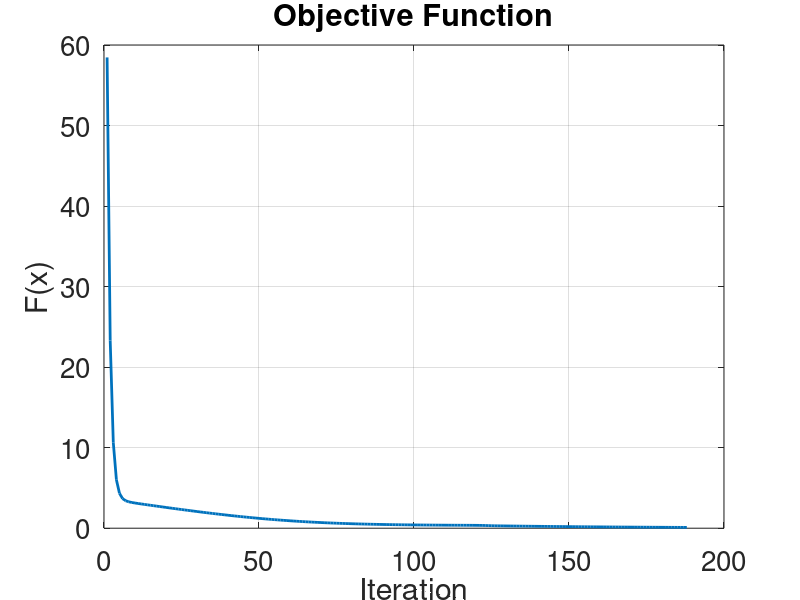

This chart was generated by the following MATLAB code:
clear all;
close all;
clc;
set(0, 'DefaultAxesFontSize', 20);
set(0, 'DefaultTextFontSize', 20);

% Multi-variate vector-valued function G(x)
G = @(x) [
    3*x(1) - cos(x(2)*x(3)) - 3/2           ;
    4*x(1)^2 - 625*x(2)^2 + 2*x(2) - 1      ;
    exp(-x(1)*x(2)) + 20*x(3) + (10*pi-3)/3];

% Jacobian of G
JG = @(x) [
    3,                     sin(x(2)*x(3))*x(3),   sin(x(2)*x(3))*x(2) ;
    8*x(1),                -1250*x(2)+2,          0                   ;
    -x(2)*exp(-x(1)*x(2)), -x(1)*exp(-x(1)*x(2)), 20                 ];

% Objective function F(x) to minimize in order to solve G(x)=0
F = @(x) 0.5 * sum(G(x).^2);

% Gradient of F (partial derivatives)
dF = @(x) JG(x).' * G(x);

% Parameters
GAMMA = 0.001;    % step size (learning rate)
MAX_ITER = 1000;  % maximum number of iterations
FUNC_TOL = 0.1;   % termination tolerance for F(x)

fvals = [];       % store F(x) values across iterations
progress = @(iter,x) fprintf('iter = %3d: x = %-32s, F(x) = %f\n', ...
    iter, mat2str(x,6), F(x));

% Iterate
iter = 1;         % iterations counter
x = [0; 0; 0];    % initial guess
fvals(iter) = F(x);
progress(iter, x);
while iter < MAX_ITER && fvals(end) > FUNC_TOL
    iter = iter + 1;
    x = x - GAMMA * dF(x);  % gradient descent
    fvals(iter) = F(x);     % evaluate objective function
    progress(iter, x);      % show progress
end

% Plot
plot(1:iter, fvals, 'LineWidth',2); grid on;
title('Objective Function'); xlabel('Iteration'); ylabel('F(x)');

% Evaluate final solution of system of equations G(x)=0
disp('G(x) = '); disp(G(x))

% Output:
%
% iter =   1: x = [0;0;0]                         , F(x) = 58.456136
% iter =   2: x = [0.0075;0.002;-0.20944]         , F(x) = 23.306394
% iter =   3: x = [0.015005;0.0015482;-0.335103]  , F(x) = 10.617030
% ...
% iter = 187: x = [0.683335;0.0388258;-0.52231]   , F(x) = 0.101161
% iter = 188: x = [0.684666;0.0389831;-0.522302]  , F(x) = 0.099372
%
% (converged in 188 iterations after exceeding termination tolerance for F(x))